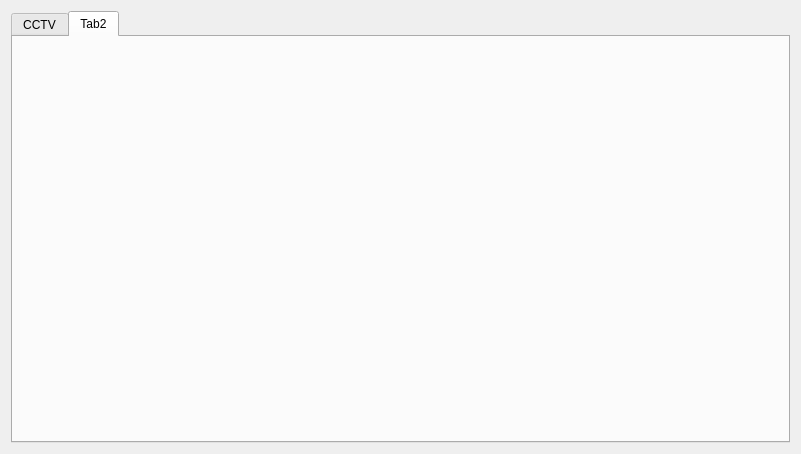
<?xml version="1.0" encoding="UTF-8"?>
<ui version="4.0">
 <class>MainWidget</class>
 <widget class="QWidget" name="MainWidget">
  <property name="geometry">
   <rect>
    <x>0</x>
    <y>0</y>
    <width>801</width>
    <height>454</height>
   </rect>
  </property>
  <property name="windowTitle">
   <string>MainWidget</string>
  </property>
  <layout class="QHBoxLayout" name="horizontalLayout">
   <item>
    <widget class="QTabWidget" name="tabWidget">
     <property name="currentIndex">
      <number>1</number>
     </property>
     <widget class="QWidget" name="pTab1">
      <attribute name="title">
       <string>CCTV</string>
      </attribute>
     </widget>
     <widget class="QWidget" name="pTab2">
      <attribute name="title">
       <string>Tab2</string>
      </attribute>
     </widget>
    </widget>
   </item>
  </layout>
 </widget>
 <resources/>
 <connections/>
</ui>
